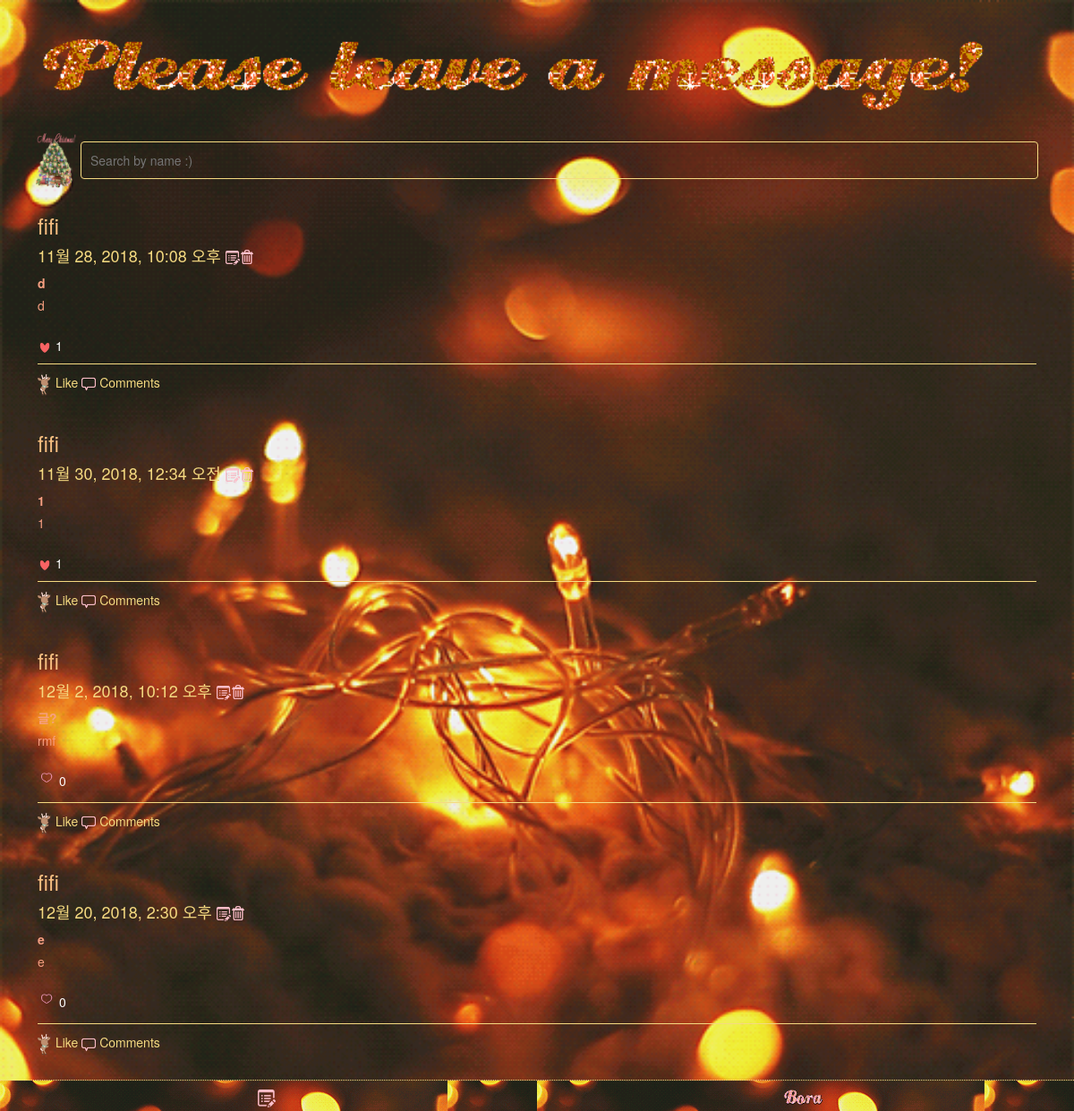
/search/fifi/, run on the app's committed database.
### facebook/models.py (models this page shows, shortened)
class Article(models.Model):
    author      = models.CharField(max_length=120)
    title       = models.CharField(max_length=120)
    text        = models.TextField()
    password    = models.CharField(max_length=120)
    total_like        = models.CharField(max_length=120)
    created_at  = models.DateTimeField(auto_now_add=True) #자동날짜
    like_user_set = models.ManyToManyField(settings.AUTH_USER_MODEL,
                                           blank=True,
                                           related_name='like_user_set',
                                           through='Like', default='')

### facebook/views.py (the view)
# urls.py: path('search/<author>/',search_list),
def search_list(request, author):
    article_list = Article.objects.filter(author=author)
    return render(request, 'newsfeed.html', { 'articles': list(article_list)})

### facebook/templates/newsfeed.html (shortened to what this page needs)
<!DOCTYPE html>
<html>
<head>
    <link rel="stylesheet" href="https://maxcdn.bootstrapcdn.com/bootstrap/3.3.7/css/bootstrap.min.css">
</head>
<body>
<div class="container">
    <div style="text-align: center; "><a href="/main/"><img src="/static/message_board.gif" style="width:100%;margin-left:10px;" ></a></div>
</div>
<div class="container" style="padding-left:25px;padding-right:25px;margin-top:20px;">
    <div class="btn1" style="display:inline-block;">
        <a href="/">
            <img src="/static/6.gif" width="48.4px" >
        </a>
    </div>
    <div class="search">
        <input type="text" style="width:100%;border-radius:4px; color:#F5DA81;" class="searchbar"  placeholder="Search by name :)" id="keyword" onkeyup="">
    </div>
</div>
<div class="container" style="padding-bottom:60px;">
    {% if  articles %}
    {% for feed in articles %}
    <div class="feed feed{{feed.pk}}">
        <h3 class="name" style="color:#F7BE81;">{{ feed.author }}</h3>
        <div class="date">
            <h4 data-pk="{{feed.pk}}">{{ feed.created_at }}
                <img src="/static/ic_edit.png" height="16px" class="modify_feed">
                <img src="/static/ic_delete.png" class="delete_feed" height="16px" style="margin-top:-0.2%; margin-left:-0.4%"></h4>
        </div>
        <a class="title">{{ feed.title }}</a>
        <p class="content" style="color:#F79F81;">{{ feed.text }}</p>
        <div style="height:15px;"></div>
        <div>
            {% if feed.total_like != '0' and feed.total_like != '' %}
            <img src="/static/redHeart.png" width="16px" class="img" id="img{{feed.pk}}">
            {% else %}
            <img src="/static/justHeart.gif" width="20px" class="img" id="img{{feed.pk}}">
            {% endif %}
            <div style="display:inline-block; color:white;">
                {{feed.total_like}}
            </div>
        </div>
        <div class="accessory">
            <div style="display:inline-block; color:#F5DA81;" class="like_btn" data-article="{{feed.pk}}" data-status="0">
                <img src="/static/like_icon.gif" width="16px" class="like_gray" > Like
            </div>
            <div class="cmt" style="display:inline-block;" >
                <img src="/static/ic_comment.png" width="16px" > Comments
            </div>
        </div>
    </div>
    {% endfor %}
    {% else %}
    <h1 style="color:#F5DA81; text-align:center;"> Sorry</br> There are no posts :(</h1><br/>
    <div style="text-align:center; margin-top:-3%;"><h5><a href="/main">Click back to the message board</a></h5></div>
    {% endif %}
</div>
<div class="footer" style="position:fixed;bottom:30px;background: transparent; z-index:5">
    <div class="tab1" style="background-image:url('/static/bgc.gif'); height:35px;">
        <img src="/static/ic_edit.png" width="20px" style="margin-top: 10px;" class="modal_write"> </div>
    <div class="tab2" style="background-image:url('/static/bgc.gif'); height:35px;">
        <a href="/#bora"><img src="/static/bora_lee.gif" style="margin-top:-1px; " height="34px" width=50px"></a>
    </div>
</div>
</body>
</html>

### facebook/templates/newsfeed.html (style rules this page uses)
* { box-sizing: border-box; margin: 0; padding: 0; position: relative; }
body { background-image: url('/static/bgc.gif'); -webkit-background-size: cover; -moz-background-size: cover; -o-background-size: cover; background-size: cover; }
.btn1 { position: absolute; z-index:10; width:48.4px; }
.search { padding-left:50px; margin-top:10px; width:-webkit-fill-available;      }
.searchbar { background-color: transparent; color:#F5DA81; border-radius: 4px; border: 1px solid #F5DA81; padding: 10px; }
.container { background-color: transparent;  }
.footer { border-top: 1px dotted #F5DA81; background-color: #F5DA81; height: 5px; text-align: center; position:relative; bottom: 0; left: 0; right: 0; }
.tab1 { float: left; width: 50%; }
.tab2 { float: left; width: 50%; }
.feed { background-color: transparent;   border-top: -5px solid #F5DA81; border-bottom: 1px solid transparent; margin: 7px 0; padding: 12px; margin-bottom:-1%; }
.date { color: #F5DA81; margin-bottom: 10px; }
.title { color: #F79F81; font-weight: 600; }
.content { margin-top: 5px; color:#F79F81; }
.accessory { border-top: 1px solid #F5DA81; padding-top:10px; margin-top:10px; color: #F5DA81; font-size: 14px; }

### data on the page
Article: author "fifi", created_at "11월 28, 2018, 10:08 오후", title "d", text "d", total_like "1"
Article: author "fifi", created_at "11월 30, 2018, 12:34 오전", title "1", text "1", total_like "1"
Article: author "fifi", created_at "12월 2, 2018, 10:12 오후", title "글?", text "rmf", total_like "0"
Article: author "fifi", created_at "12월 20, 2018, 2:30 오후", title "e", text "e", total_like "0"
